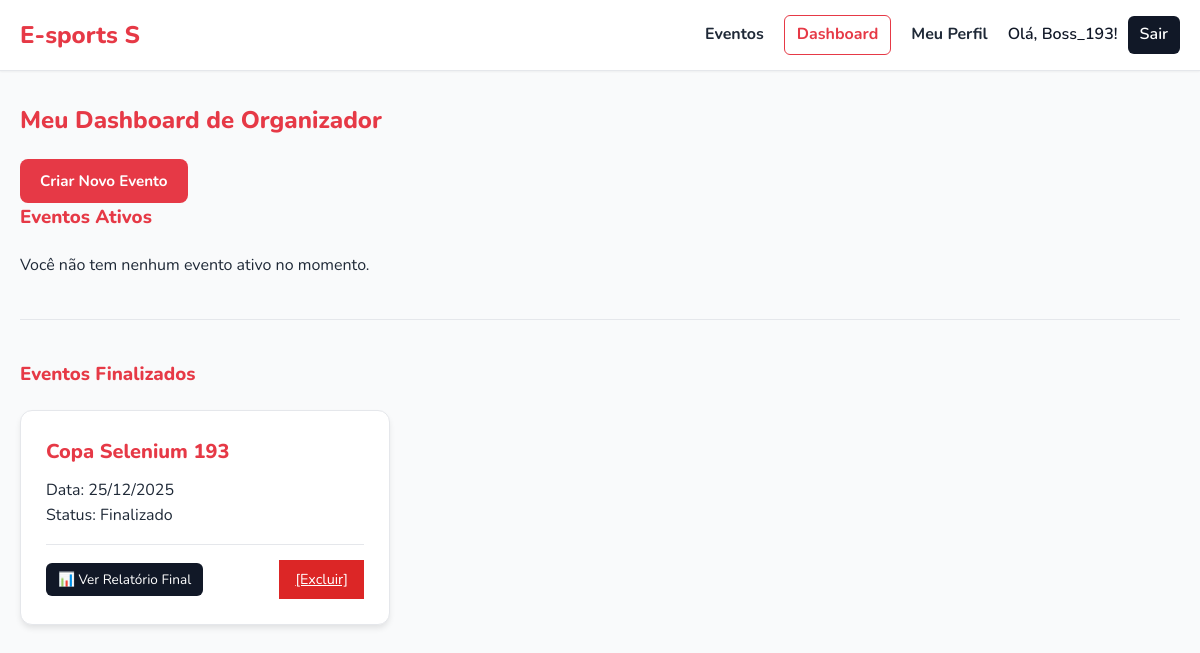
/dashboard (signed in), run on the app's committed database.
### app_build/models.py (models this page shows)
class Evento(db.Model):
    id = db.Column(db.Integer, primary_key=True)
    nome = db.Column(db.String(100), nullable=False)
    jogo = db.Column(db.String(100))
    data = db.Column(db.Date, nullable=True)
    horario = db.Column(db.Time, nullable=True)
    descricao = db.Column(db.Text, nullable=True)
    link_externo = db.Column(db.String(200), nullable=True)
    limite_jogadores = db.Column(db.Integer)
    faixa_etaria = db.Column(db.String(50))
    local = db.Column(db.String(100))
    status = db.Column(db.String(50), nullable=False, default='Ativo')
    fase_atual = db.Column(db.String(50), default='Classificatoria')
    vagas_mata_mata = db.Column(db.Integer, default=4)
    organizador_id = db.Column(db.Integer, db.ForeignKey('organizador.id'), nullable=False)
    organizador = db.relationship('Organizador', backref=db.backref('eventos', lazy=True))

### app_build/app.py (the view)
@app.route('/dashboard')
@login_required
@organizador_required
def dashboard():
    org_id = session.get('user_id')
    ativos = Evento.query.filter_by(organizador_id=org_id, status='Ativo').order_by(Evento.data.asc()).all()
    finalizados = Evento.query.filter_by(organizador_id=org_id, status='Finalizado').order_by(Evento.data.desc()).all()
    return render_template('dashboard.html', eventos_ativos=ativos, eventos_finalizados=finalizados, user_session=session)

### app_build/app.py (called while the page is built)
def login_required(f):
    @wraps(f)
    def decorated_function(*args, **kwargs):
        if 'user_id' not in session:
            flash("Você precisa estar logado.", "error")
            return redirect(url_for('login'))
        return f(*args, **kwargs)
    return decorated_function

def organizador_required(f):
    @wraps(f)
    def decorated_function(*args, **kwargs):
        if session.get('user_type') != 'organizador':
            flash("Acesso negado.", "error")
            return redirect(url_for('lista_eventos'))
        return f(*args, **kwargs)
    return decorated_function

### app_build/templates/dashboard.html
{% extends 'base.html' %}
{% block content %}
    <div class="dashboard-header">
        <h2>Meu Dashboard de Organizador</h2>
        <a href="{{ url_for('criar_evento') }}" class="btn btn-primary">Criar Novo Evento</a>
    </div>
    <h3>Eventos Ativos</h3>
    <div class="list-wrapper">
        {% if eventos_ativos %}
            {% for e in eventos_ativos %}
                <div class="card">
                    <h3>{{ e.nome }}</h3>
                    <p>Data: {{ e.data.strftime('%d/%m/%Y') }}</p>
                    <p>Status: <span class="evento-status status-{{ e.status.lower() }}">{{ e.status }}</span></p>
                    <div class="card-actions">
                        <a href="{{ url_for('evento_detalhe', id=e.id) }}" class="btn-card-edit">Gerenciar</a>
                        <a href="{{ url_for('editar_evento', id=e.id) }}" class="btn-card-edit" style="background-color: #f59e0b;">Editar</a>
                        <a href="{{ url_for('excluir_evento', id=e.id) }}" class="btn-delete" onclick="return confirm('Tem certeza? Isso apagará todas as inscrições!')">[Excluir]</a>
                    </div>
                </div>
            {% endfor %}
        {% else %}
            <p>Você não tem nenhum evento ativo no momento.</p>
        {% endif %}
    </div>
    <hr class="section-divider">
    <h3>Eventos Finalizados</h3>
    <div class="list-wrapper">
        {% if eventos_finalizados %}
            {% for e in eventos_finalizados %}
                <div class="card card-finalizado">
                    <h3>{{ e.nome }}</h3>
                    <p>Data: {{ e.data.strftime('%d/%m/%Y') }}</p>
                    <p>Status: <span class="evento-status status-{{ e.status.lower() }}">{{ e.status }}</span></p>
                    <div class="card-actions">
                        <a href="{{ url_for('relatorio_evento', id=e.id) }}" class="btn-card-edit">📊 Ver Relatório Final</a>
                        <a href="{{ url_for('excluir_evento', id=e.id) }}" class="btn-delete" onclick="return confirm('Tem certeza?')">[Excluir]</a>
                    </div>
                </div>
            {% endfor %}
        {% else %}
            <p>Você ainda não finalizou nenhum evento.</p>
        {% endif %}
    </div>
{% endblock %}

### app_build/static/css/style.css (style rules this page uses)
:root { --cor-principal: #E63946; --cor-principal-dark: #c9303c; --cor-fundo: #F9FAFB; --cor-card: #FFFFFF; --cor-texto: #1F2937; --cor-borda: #E5E7EB; --cor-destaque: #111827; --sombra: 0 4px 6px -1px rgba(0, 0, 0, 0.1); --sombra-hover: 0 10px 15px -3px rgba(0, 0, 0, 0.1); }
* { margin: 0; padding: 0; box-sizing: border-box; }
body { font-family: 'Nunito', sans-serif; background-color: var(--cor-fundo); color: var(--cor-texto); line-height: 1.6; }
h1, h2, h3 { font-weight: 800; color: var(--cor-principal); margin-bottom: 20px; }
hr.section-divider { border: 0; border-top: 1px solid var(--cor-borda); margin: 40px 0; }
.btn { display: inline-block; padding: 10px 20px; border: none; border-radius: 8px; font-weight: 700; font-size: 0.95rem; text-decoration: none; cursor: pointer; transition: all 0.2s ease; text-align: center; }
.btn-primary { background-color: var(--cor-principal); color: #fff; }
.btn-delete, .btn-cancelar { background-color: #dc2626; color: #fff; font-size: 0.9rem; padding: 8px 16px; }
.list-wrapper, .calendar-grid { display: grid; grid-template-columns: repeat(auto-fill, minmax(320px, 1fr)); gap: 25px; }
.card, .calendar-card { background: var(--cor-card); border: 1px solid var(--cor-borda); border-radius: 12px; padding: 25px; box-shadow: var(--sombra); transition: transform 0.2s; overflow: hidden; }
.card h3 { margin-bottom: 10px; font-size: 1.25rem; }
.card-actions { margin-top: 15px; padding-top: 15px; border-top: 1px solid var(--cor-borda); display: flex; justify-content: space-between; align-items: center; }
.btn-card-edit { background: var(--cor-destaque); color: #fff; padding: 6px 12px; border-radius: 6px; font-size: 0.85rem; text-decoration: none; display: inline-block; }

### data on the page
Evento: nome "Copa Selenium 193", data "25/12/2025", status "Finalizado"

### other printed values
{{ session.user_name }} "Boss_193"
